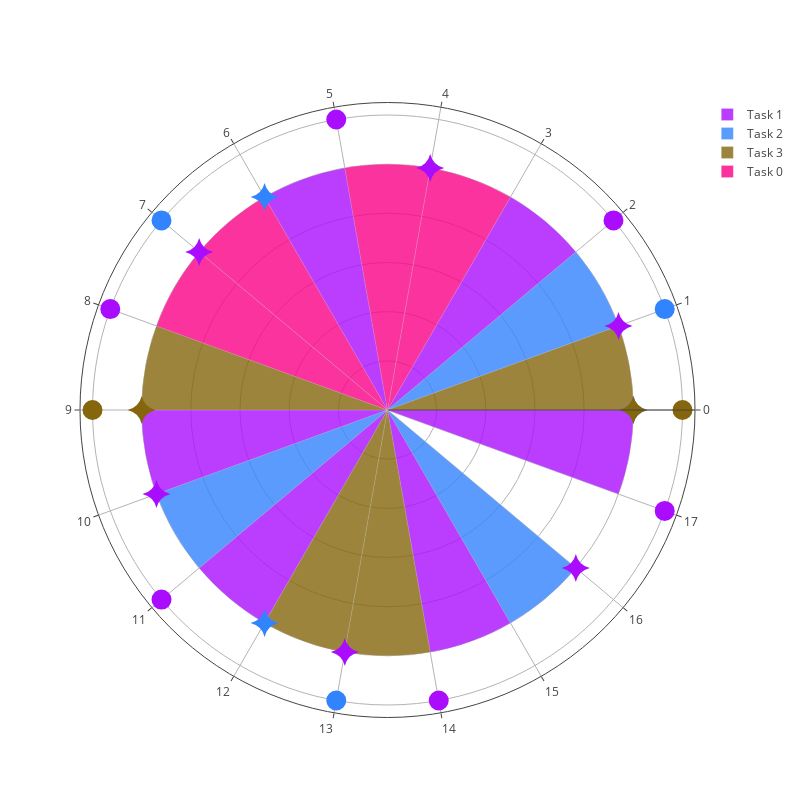

Notebook source saved alongside this figure:
### Code cell
fig = go.Figure()

for i, task in enumerate(tasks[:]):
    scatter_releases = plot_task_events(i, task, H)
    scatter_deadlines = plot_task_events(i, task, H, for_deadlines=True)

    bar = plot_trace(i+1, traces, H)

    fig.add_trace(scatter_releases)
    fig.add_trace(scatter_deadlines)
    fig.add_trace(bar)

# Add cost trace
bar = plot_trace(0, traces, H)
fig.add_trace(bar)

fig.update_layout(template=None, autosize=False, width=800, height=800,
                polar=dict(angularaxis= dict(ticks='outside', tickmode='array', 
                                            tickvals=ticks * (360 / H), ticktext=ticks),
                        radialaxis = dict(showticklabels=False, ticks='') ) )

fig.show()

### Figure 1 — Plotly figure (JSON) as saved in the notebook; plotly's stock layout.template omitted (floating-point values rounded to 4 significant figures)
{"data": [{"marker": {"color": "#AA0DFE", "size": 20, "symbol": "circle-x"}, "mode": "markers", "r": [60, 60, 60, 60, 60, 60], "showlegend": false, "theta": [40, 100, 160, 220, 280, 340], "type": "scatterpolar"}, {"marker": {"color": "#AA0DFE", "size": 20, "symbol": "star-diamond"}, "mode": "markers", "r": [50, 50, 50, 50, 50, 50], "showlegend": false, "theta": [80, 140, 200, 260, 320, 20], "type": "scatterpolar"}, {"marker": {"color": "#AA0DFE", "line": {"color": "white", "width": 0.2}}, "name": "Task 1", "opacity": 0.8, "r": [50, 50, 50, 50, 50, 50], "theta": [50, 110, 190, 230, 290, 350], "type": "barpolar", "width": 20}, {"marker": {"color": "#3283FE", "size": 20, "symbol": "circle-x"}, "mode": "markers", "r": [60, 60, 60], "showlegend": false, "theta": [20, 140, 260], "type": "scatterpolar"}, {"marker": {"color": "#3283FE", "size": 20, "symbol": "star-diamond"}, "mode": "markers", "r": [50, 50, 50], "showlegend": false, "theta": [120, 240, 0], "type": "scatterpolar"}, {"marker": {"color": "#3283FE", "line": {"color": "white", "width": 0.2}}, "name": "Task 2", "opacity": 0.8, "r": [50, 50, 50], "theta": [30, 210, 310], "type": "barpolar", "width": 20}, {"marker": {"color": "#85660D", "size": 20, "symbol": "circle-x"}, "mode": "markers", "r": [60, 60], "showlegend": false, "theta": [0, 180], "type": "scatterpolar"}, {"marker": {"color": "#85660D", "size": 20, "symbol": "star-diamond"}, "mode": "markers", "r": [50, 50], "showlegend": false, "theta": [180, 0], "type": "scatterpolar"}, {"marker": {"color": "#85660D", "line": {"color": "white", "width": 0.2}}, "name": "Task 3", "opacity": 0.8, "r": [50, 50, 50, 50], "theta": [10, 170, 250, 270], "type": "barpolar", "width": 20}, {"marker": {"color": "#FA0087", "line": {"color": "white", "width": 0.2}}, "name": "Task 0", "opacity": 0.8, "r": [50, 50, 50, 50], "theta": [70, 90, 130, 150], "type": "barpolar", "width": 20}], "layout": {"autosize": false, "height": 800, "polar": {"angularaxis": {"tickmode": "array", "ticks": "outside", "ticktext": [0, 1, 2, 3, 4, 5, 6, 7, 8, 9, 10, 11, 12, 13, 14, 15, 16, 17], "tickvals": [0, 20, 40, 60, 80, 100, 120, 140, 160, 180, 200, 220, 240, 260, 280, 300, 320, 340]}, "radialaxis": {"showticklabels": false, "ticks": ""}}, "width": 800}}
